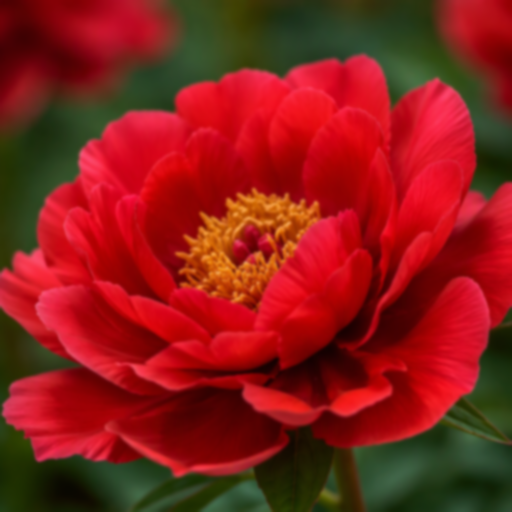
#> input picture 底层算法演示/离焦去模糊/assets/blurred.png, 1024 x 1024 px (shown at 1/2 size); the run also reads 1 picture not shown here
$ python deblur_wiener.py --input ../assets/blurred.png
#> lines starting #> are read from the running program, lines starting #| are printed output that depends on the picture
# -*- coding: utf-8 -*-
"""
@file    deblur_wiener.py
@brief   离焦去模糊演示：用维纳滤波在频域复原高斯离焦模糊。
@details 流程：读取离焦模糊 -> 估计点扩散函数 -> 维纳滤波复原 -> 用 PSNR 评估质量。
@note    依赖：opencv-python、numpy
         维纳滤波 F = G·H* / (|H|² + K)：K 是噪声与信号的功率比，取太小会放大噪声，
         取太大则退化为低通、几乎没有锐化效果，所以 K 必须和 PSF 一起调。
"""

import argparse
import math
import os

import cv2
import numpy as np

PANEL_WIDTH = 480
PANEL_HEIGHT = 360
TITLE_HEIGHT = 30
PSF_SIZE = 63


def locate_asset(file_name):
    """@brief 在若干候选位置中查找素材，便于从不同工作目录运行。"""
#> called with file_name = 'sharp.png'
    candidates = [
        os.path.join("..", "..", "assets", file_name),
        os.path.join("..", "assets", file_name),
        os.path.join("assets", file_name),
    ]
    for path in candidates:
        if os.path.exists(path):
            return path
    return candidates[0]


def output_dir_for(input_path):
    """@brief 由素材路径推导输出目录：<demo>/assets/x.png -> <demo>/output。"""
    directory = os.path.dirname(input_path)
    if os.path.basename(directory) == "assets":
        directory = os.path.dirname(directory)
    return os.path.join(directory, "output")


def fit_panel(image, title):
    """@brief 等比缩放并居中留白到固定面板。"""
    bgr = cv2.cvtColor(image, cv2.COLOR_GRAY2BGR) if image.ndim == 2 else image
    scale = min(PANEL_WIDTH / bgr.shape[1], PANEL_HEIGHT / bgr.shape[0])
    scaled = cv2.resize(bgr, None, fx=scale, fy=scale, interpolation=cv2.INTER_AREA)
    panel = np.full((PANEL_HEIGHT + TITLE_HEIGHT, PANEL_WIDTH, 3), 255, dtype=np.uint8)
    x = (PANEL_WIDTH - scaled.shape[1]) // 2
    y = TITLE_HEIGHT + (PANEL_HEIGHT - scaled.shape[0]) // 2
    panel[y:y + scaled.shape[0], x:x + scaled.shape[1]] = scaled
    cv2.putText(panel, title, (8, 21), cv2.FONT_HERSHEY_SIMPLEX, 0.5, (0, 0, 0), 1, cv2.LINE_AA)
    return panel


def montage(panels, cols):
    """@brief 按列数拼接等尺寸面板。"""
    rows = (len(panels) + cols - 1) // cols
    h, w = panels[0].shape[:2]
    canvas = np.full((rows * h, cols * w, 3), 255, dtype=np.uint8)
    for index, panel in enumerate(panels):
        r, c = divmod(index, cols)
        canvas[r * h:r * h + panel.shape[0], c * w:c * w + panel.shape[1]] = panel[:h, :w]
    return canvas


def gaussian_psf_spectrum(shape, sigma):
    """
    @brief  构造高斯点扩散函数的频域形式。
    @param  shape 图像尺寸 (height, width)。
    @param  sigma 高斯半径，即离焦程度。
    @return 频域传递函数（复数）。
    @note   先把空间域的核放在画布中心，再 ifftshift 把中心搬到原点，
         否则负频部分会落在错误的位置，复原结果完全错误。
    """
    kernel1d = cv2.getGaussianKernel(PSF_SIZE, sigma)
    psf = np.outer(kernel1d, kernel1d).astype(np.float32)
    padded = np.zeros(shape, np.float32)
    half = PSF_SIZE // 2
    cy, cx = shape[0] // 2, shape[1] // 2
    padded[cy - half:cy + half + 1, cx - half:cx + half + 1] = psf
    return np.fft.fft2(np.fft.ifftshift(padded))


def wiener_deblur(gray, sigma, k):
    """
    @brief  维纳滤波复原。
    @param  gray  模糊灰度图。
    @param  sigma 高斯 PSF 的标准差。
    @param  k     噪声与信号功率比。
    @return 复原结果（uint8）。
    """
    img = gray.astype(np.float32)
    spectrum = np.fft.fft2(img)
    h = gaussian_psf_spectrum(img.shape, sigma)
    restored = spectrum * np.conj(h) / (np.abs(h) ** 2 + k)
    return np.clip(np.real(np.fft.ifft2(restored)), 0, 255).astype(np.uint8)


def psnr(image, reference):
    """
    @brief  计算两幅 8 位灰度图的 PSNR(dB)。
    @param  image     待评估图像。
    @param  reference 参考图像。
    @return PSNR(dB)。
    """
    diff = image.astype(np.float64) - reference.astype(np.float64)
    mse = float(np.mean(diff * diff))
    return 99.0 if mse <= 0 else 10.0 * math.log10(255.0 * 255.0 / mse)


def main():
    """@brief 主流程：扫描 PSF 与噪声比，取最优复原结果。"""
    parser = argparse.ArgumentParser(
        description="离焦去模糊演示：维纳滤波复原高斯离焦模糊")
    parser.add_argument("-i", "--input", default=None,
                        help="模糊图像，缺省读取 assets/blurred.png")
    parser.add_argument("-r", "--reference", default=None,
                        help="清晰参考图，缺省读取 assets/sharp.png")
    parser.add_argument("-o", "--output", default=None,
                        help="输出图像路径，缺省写入 <目录>/output/deblur_wiener.png")
    parser.add_argument("-s", "--sigma", type=float, default=0,
                        help="PSF 标准差，0 表示自动搜索")
    parser.add_argument("-k", "--K", type=float, default=0,
                        help="噪声功率比，0 表示自动搜索")
    parser.add_argument("-d", "--display", action="store_true", help="弹窗显示")
    args = parser.parse_args()

    input_path = args.input or locate_asset("blurred.png")
    ref_path = args.reference or locate_asset("sharp.png")

    blurred = cv2.imread(input_path, cv2.IMREAD_GRAYSCALE)
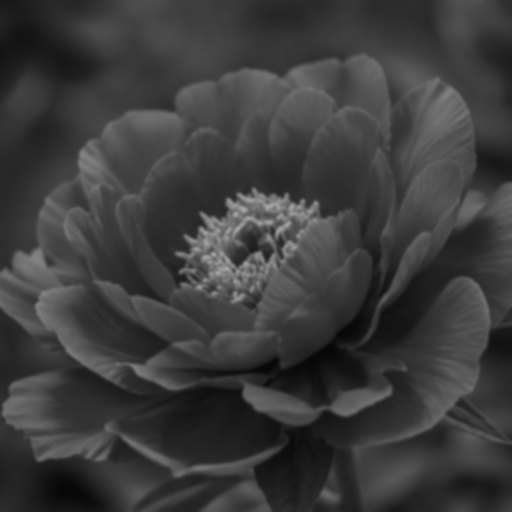
#> blurred: shape (1024, 1024) (shown at 1/2 size); min 6, max 170, mean 59.9
    if blurred is None:
        raise FileNotFoundError("无法读取模糊图像: {}".format(os.path.abspath(input_path)))
    reference = cv2.imread(ref_path, cv2.IMREAD_GRAYSCALE)
#> reference: shape (1024, 1024); min 4, max 227, mean 59.9
    has_ref = reference is not None and reference.shape == blurred.shape
#> has_ref = True

    # 步骤 1~2：确定 PSF。有参考图时直接搜索「让 PSNR 最高」的 sigma 与 K。
    best_sigma, best_k, best_psnr = args.sigma, args.K, -1.0
    best_restored = None

    if best_sigma > 0 and best_k > 0:
        best_restored = wiener_deblur(blurred, best_sigma, best_k)
        best_psnr = psnr(best_restored, reference) if has_ref else 0.0
    else:
        print("参数扫描 (sigma, K) -> PSNR(dB):")
        for sigma in (1.5, 2.0, 2.5, 3.0, 4.0):
            line = "  sigma={:4.1f}".format(sigma)
            for k in (1e-4, 1e-2, 1e-1):
                restored = wiener_deblur(blurred, sigma, k)
                value = psnr(restored, reference) if has_ref else 0.0
                line += "  K={:g}:{:6.2f}".format(k, value)
                if value > best_psnr:
                    best_psnr, best_sigma, best_k = value, sigma, k
                    best_restored = restored
            print(line)
#> this loop made 5 passes
#|   sigma= 2.0  K=0.0001: 27.91  K=0.01: 35.84  K=0.1: 30.41
#|   sigma= 2.5  K=0.0001: 27.95  K=0.01: 36.56  K=0.1: 30.52
#|   sigma= 3.0  K=0.0001: 27.31  K=0.01: 36.04  K=0.1: 30.54
#|   sigma= 4.0  K=0.0001: 22.47  K=0.01: 32.06  K=0.1: 30.30
#> pass 1, in psnr, `diff = image.astype(np.float64) - reference.astype(np.float64)`:
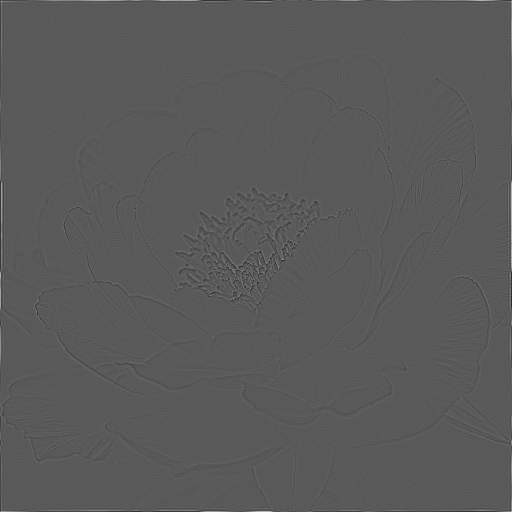
#> diff: shape (1024, 1024) float64 (shown at 1/2 size); min -118, max 216, mean -0.3; drawn with min black and max white
#> pass 1, in psnr (call 2), `diff = image.astype(np.float64) - reference.astype(np.float64)`:
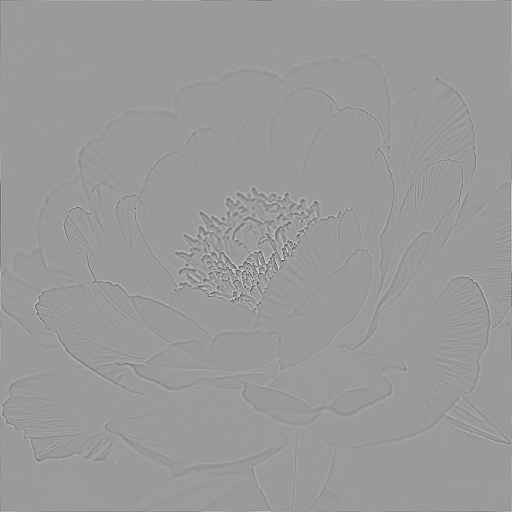
#> diff: shape (1024, 1024) float64 (shown at 1/2 size); min -111, max 71, mean -1.1; drawn with min black and max white
#> after the loop, best_k = 0.01; best_psnr = 36.56; best_sigma = 2.5

    # 步骤 3：用最优参数复原，并给出一组过激进的参数作为对照。
    if best_restored is None:
        best_restored = wiener_deblur(blurred, max(0.5, best_sigma), max(1e-6, best_k))
    over_sharp = wiener_deblur(blurred, best_sigma, 1e-5)
#> in gaussian_psf_spectrum (call 16), `kernel1d = cv2.getGaussianKernel(PSF_SIZE, sigma)`: kernel1d = 63 values, max 0.16 at index 31, min 6.52e-35 at index 0, mean 0.0159
#> in gaussian_psf_spectrum (call 16), `psf = np.outer(kernel1d, kernel1d).astype(np.float32)`:
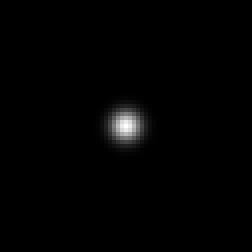
#> psf: shape (63, 63) float32 (shown 4 times larger); min 0, max 0.0255, mean 0.000252; drawn with min black and max white

    # 步骤 4：评估质量。
    print()
    print("输入: {}".format(input_path))
    print("  最优参数: sigma={:.2f}, K={:g}".format(best_sigma, best_k))
#|   最优参数: sigma=2.50, K=0.01
    if has_ref:
        print("  模糊图 PSNR:   {:.2f} dB".format(psnr(blurred, reference)))
#|   模糊图 PSNR:   34.65 dB
        print("  复原图 PSNR:   {:.2f} dB".format(psnr(best_restored, reference)))
#|   复原图 PSNR:   36.56 dB
        print("  过激 K=1e-5:   {:.2f} dB (噪声被放大)".format(psnr(over_sharp, reference)))
#|   过激 K=1e-5:   21.44 dB (噪声被放大)
    else:
        print("  参考图缺失，跳过 PSNR 评估")

    panels = [
        fit_panel(blurred, "blurred input"),
        fit_panel(best_restored, "wiener restored"),
        fit_panel(over_sharp, "wiener K too small"),
        fit_panel(reference if has_ref else blurred, "sharp reference"),
    ]
#> call 3 of fit_panel, with title = 'wiener K too small'
#> in fit_panel (call 3), `scaled = cv2.resize(bgr, None, fx=scale, fy=scale, interpolation=cv2.I..`:
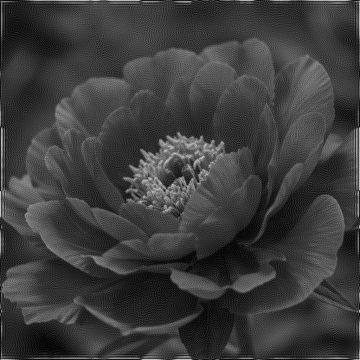
#> scaled: shape (360, 360, 3); min 0, max 223, mean 60.5
#> call 4 of fit_panel, with title = 'sharp reference'
#> in fit_panel (call 4), `cv2.putText(panel, title, (8, 21), cv2.FONT_HERSHEY_SIMPLEX, 0.5, (0, ..`:
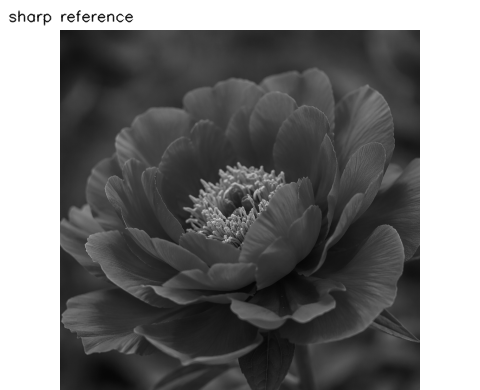
#> panel: shape (390, 480, 3); min 4, max 255, mean 119.5
    result = montage(panels, 2)
#> in montage, `rows = (len(panels) + cols - 1) // cols`: rows = 2
#> in montage, `canvas = np.full((rows * h, cols * w, 3), 255, dtype=np.uint8)`: canvas: shape (780, 960, 3); every value is 255
#> the loop in montage, `for index, panel in enumerate(panels):` made 4 passes
#> (r, c) on passes 1 to 4: (0, 0), (0, 1), (1, 0), (1, 1)
#> after the loop in montage, `for index, panel in enumerate(panels):`:
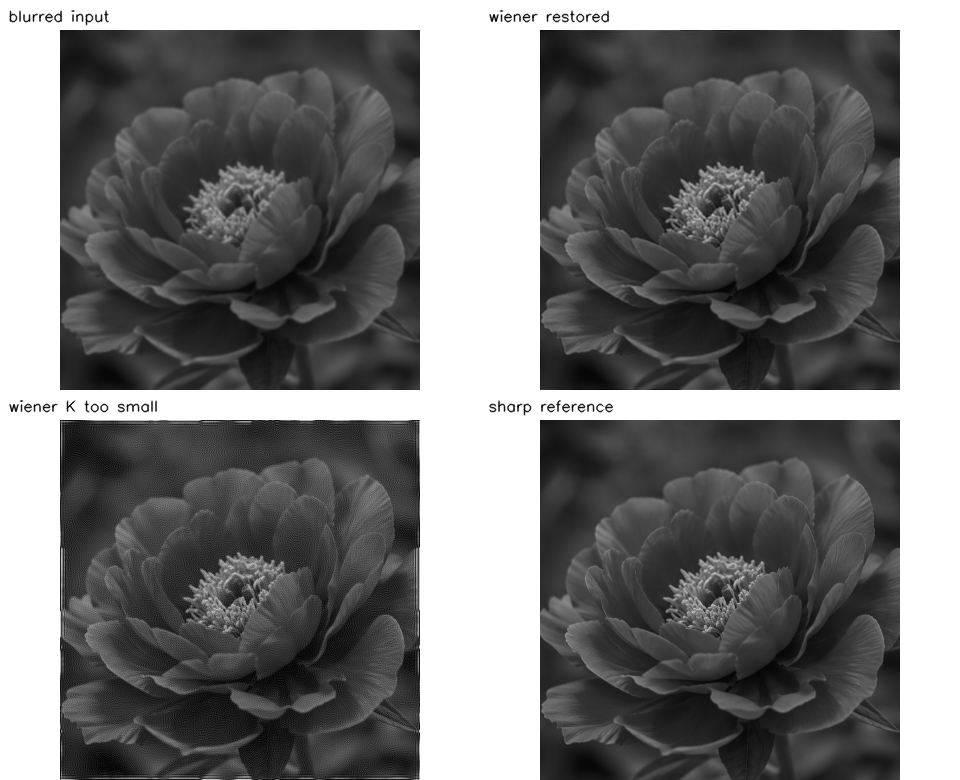
#> canvas: shape (780, 960, 3); min 0, max 255, mean 119.4

    if args.output:
        output_path = args.output
    else:
        out_dir = output_dir_for(input_path)
        os.makedirs(out_dir, exist_ok=True)
        output_path = os.path.join(out_dir, "deblur_wiener.png")

    if not cv2.imwrite(output_path, result):
        raise IOError("无法写入输出图像: {}".format(os.path.abspath(output_path)))
    print("结果已保存至 {}".format(os.path.abspath(output_path)))

    if args.display:
        cv2.imshow("deblur wiener", result)
        cv2.waitKey(0)
        cv2.destroyAllWindows()


if __name__ == "__main__":
    main()
